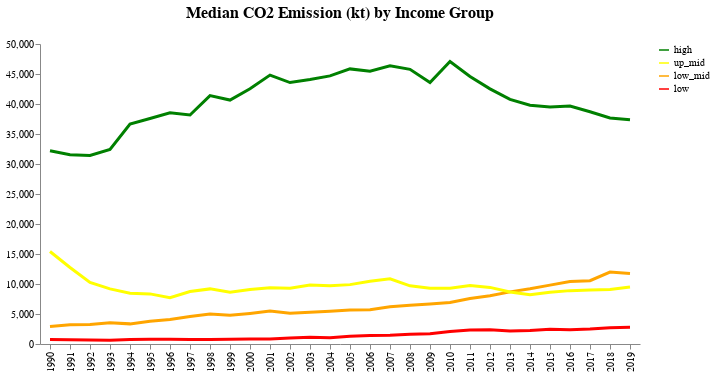

Notebook source saved alongside this figure:
### Code cell
co2_emission_by_income(median_income_group_df, 'Median')

### Figure 1 — Vega-Lite specification as saved in the notebook (floating-point values rounded to 4 significant figures)
{"config": {"view": {"continuousWidth": 400, "continuousHeight": 300, "strokeWidth": 0}, "axis": {"grid": false}}, "layer": [{"mark": {"type": "line", "color": "green", "strokeWidth": 3}, "encoding": {"color": {"field": "high", "scale": {"domain": ["high", "up_mid", "low_mid", "low"], "range": ["green", "yellow", "orange", "red"]}, "title": "", "type": "nominal"}, "x": {"field": "year", "title": "", "type": "nominal"}, "y": {"field": "High income", "title": "", "type": "quantitative"}}, "transform": [{"calculate": "'high'", "as": "high"}, {"calculate": "'low'", "as": "low"}, {"calculate": "'low_mid'", "as": "low_mid"}, {"calculate": "'up_mid'", "as": "up_mid"}]}, {"mark": {"type": "line", "color": "red", "strokeWidth": 3}, "encoding": {"color": {"field": "low", "scale": {"domain": ["high", "up_mid", "low_mid", "low"], "range": ["green", "yellow", "orange", "red"]}, "type": "nominal"}, "x": {"field": "year", "type": "nominal"}, "y": {"field": "Low income", "type": "quantitative"}}, "transform": [{"calculate": "'high'", "as": "high"}, {"calculate": "'low'", "as": "low"}, {"calculate": "'low_mid'", "as": "low_mid"}, {"calculate": "'up_mid'", "as": "up_mid"}]}, {"mark": {"type": "line", "color": "orange", "strokeWidth": 3}, "encoding": {"color": {"field": "low_mid", "scale": {"domain": ["high", "up_mid", "low_mid", "low"], "range": ["green", "yellow", "orange", "red"]}, "type": "nominal"}, "x": {"field": "year", "type": "nominal"}, "y": {"field": "Lower middle income", "type": "quantitative"}}, "transform": [{"calculate": "'high'", "as": "high"}, {"calculate": "'low'", "as": "low"}, {"calculate": "'low_mid'", "as": "low_mid"}, {"calculate": "'up_mid'", "as": "up_mid"}]}, {"mark": {"type": "line", "color": "yellow", "strokeWidth": 3}, "encoding": {"color": {"field": "up_mid", "scale": {"domain": ["high", "up_mid", "low_mid", "low"], "range": ["green", "yellow", "orange", "red"]}, "type": "nominal"}, "x": {"field": "year", "type": "nominal"}, "y": {"field": "Upper middle income", "type": "quantitative"}}, "transform": [{"calculate": "'high'", "as": "high"}, {"calculate": "'low'", "as": "low"}, {"calculate": "'low_mid'", "as": "low_mid"}, {"calculate": "'up_mid'", "as": "up_mid"}]}], "data": {"name": "data-73919fbe0cde576092807a066dac689e"}, "title": {"text": "Median CO2 Emission (kt) by Income Group", "fontSize": 16, "subtitle": " "}, "$schema": "https://vega.github.io/schema/vega-lite/v4.17.0.json", "datasets": {"data-73919fbe0cde576092807a066dac689e": [{"year": "1990", "High income": 32220.0, "Low income": 730.0, "Lower middle income": 2900.0, "Upper middle income": 15420.0}, {"year": "1991", "High income": 31540.0, "Low income": 710.0, "Lower middle income": 3190.0, "Upper middle income": 12760.0}, {"year": "1992", "High income": 31410.0, "Low income": 655.0, "Lower middle income": 3240.0, "Upper middle income": 10260.0}, {"year": "1993", "High income": 32430.0, "Low income": 635.0, "Lower middle income": 3555.0, "Upper middle income": 9180.0}, {"year": "1994", "High income": 36670.0, "Low income": 730.0, "Lower middle income": 3355.0, "Upper middle income": 8465.0}, {"year": "1995", "High income": 37580.0, "Low income": 775.0, "Lower middle income": 3790.0, "Upper middle income": 8350.0}, {"year": "1996", "High income": 38520.0, "Low income": 805.0, "Lower middle income": 4070.0, "Upper middle income": 7700.0}, {"year": "1997", "High income": 38160.0, "Low income": 765.0, "Lower middle income": 4580.0, "Upper middle income": 8740.0}, {"year": "1998", "High income": 41400.0, "Low income": 760.0, "Lower middle income": 5015.0, "Upper middle income": 9185.0}, {"year": "1999", "High income": 40660.0, "Low income": 810.0, "Lower middle income": 4790.0, "Upper middle income": 8645.0}, {"year": "2000", "High income": 42530.0, "Low income": 850.0, "Lower middle income": 5100.0, "Upper middle income": 9090.0}, {"year": "2001", "High income": 44820.0, "Low income": 850.0, "Lower middle income": 5480.0, "Upper middle income": 9365.0}, {"year": "2002", "High income": 43570.0, "Low income": 995.0, "Lower middle income": 5130.0, "Upper middle income": 9310.0}, {"year": "2003", "High income": 44090.0, "Low income": 1130.0, "Lower middle income": 5310.0, "Upper middle income": 9840.0}, {"year": "2004", "High income": 44690.0, "Low income": 1045.0, "Lower middle income": 5470.0, "Upper middle income": 9705.0}, {"year": "2005", "High income": 45850.0, "Low income": 1305.0, "Lower middle income": 5670.0, "Upper middle income": 9895.0}, {"year": "2006", "High income": 45480.0, "Low income": 1405.0, "Lower middle income": 5700.0, "Upper middle income": 10450.0}, {"year": "2007", "High income": 46360.0, "Low income": 1455.0, "Lower middle income": 6200.0, "Upper middle income": 10860.0}, {"year": "2008", "High income": 45780.0, "Low income": 1635.0, "Lower middle income": 6470.0, "Upper middle income": 9700.0}, {"year": "2009", "High income": 43590.0, "Low income": 1710.0, "Lower middle income": 6680.0, "Upper middle income": 9290.0}, {"year": "2010", "High income": 47080.0, "Low income": 2080.0, "Lower middle income": 6910.0, "Upper middle income": 9295.0}, {"year": "2011", "High income": 44580.0, "Low income": 2325.0, "Lower middle income": 7570.0, "Upper middle income": 9755.0}, {"year": "2012", "High income": 42520.0, "Low income": 2360.0, "Lower middle income": 8040.0, "Upper middle income": 9435.0}, {"year": "2013", "High income": 40760.0, "Low income": 2185.0, "Lower middle income": 8690.0, "Upper middle income": 8660.0}, {"year": "2014", "High income": 39790.0, "Low income": 2250.0, "Lower middle income": 9200.0, "Upper middle income": 8190.0}, {"year": "2015", "High income": 39490.0, "Low income": 2465.0, "Lower middle income": 9810.0, "Upper middle income": 8610.0}, {"year": "2016", "High income": 39670.0, "Low income": 2360.0, "Lower middle income": 10410.0, "Upper middle income": 8895.0}, {"year": "2017", "High income": 38700.0, "Low income": 2500.0, "Lower middle income": 10560.0, "Upper middle income": 8995.0}, {"year": "2018", "High income": 37660.0, "Low income": 2715.0, "Lower middle income": 12000.0, "Upper middle income": 9090.0}, {"year": "2019", "High income": 37380.0, "Low income": 2790.0, "Lower middle income": 11760.0, "Upper middle income": 9485.0}]}}
